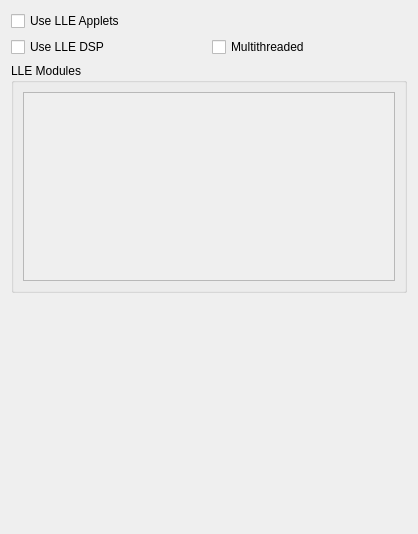
<?xml version="1.0" encoding="UTF-8"?>
<ui version="4.0">
 <class>ConfigurationLle</class>
 <widget class="QWidget" name="ConfigurationLle">
  <property name="geometry">
   <rect>
    <x>0</x>
    <y>0</y>
    <width>418</width>
    <height>534</height>
   </rect>
  </property>
  <property name="windowTitle">
   <string>Form</string>
  </property>
  <layout class="QVBoxLayout" name="verticalLayout">
   <item>
    <layout class="QVBoxLayout" name="verticalLayout_3">
     <item>
      <widget class="QCheckBox" name="use_lle_applets">
       <property name="text">
        <string>Use LLE Applets</string>
       </property>
      </widget>
     </item>
     <item>
      <layout class="QHBoxLayout" name="horizontalLayout">
       <item>
        <widget class="QCheckBox" name="use_lle_dsp">
         <property name="text">
          <string>Use LLE DSP</string>
         </property>
        </widget>
       </item>
       <item>
        <widget class="QCheckBox" name="enable_lle_dsp_multithread">
         <property name="text">
          <string>Multithreaded</string>
         </property>
        </widget>
       </item>
      </layout>
     </item>
    </layout>
   </item>
   <item>
    <widget class="QGroupBox" name="groupBox">
     <property name="title">
      <string>LLE Modules</string>
     </property>
     <layout class="QVBoxLayout" name="verticalLayout_5">
      <item>
       <layout class="QVBoxLayout" name="verticalLayout_2">
        <item>
         <widget class="QScrollArea" name="scrollArea">
          <property name="widgetResizable">
           <bool>true</bool>
          </property>
          <widget class="QWidget" name="scrollAreaWidgetContents">
           <property name="geometry">
            <rect>
             <x>0</x>
             <y>0</y>
             <width>372</width>
             <height>176</height>
            </rect>
           </property>
           <layout class="QVBoxLayout" name="verticalLayout_4">
            <item>
             <layout class="QVBoxLayout" name="lle_modules"/>
            </item>
           </layout>
          </widget>
         </widget>
        </item>
       </layout>
      </item>
     </layout>
    </widget>
   </item>
   <item>
    <spacer name="verticalSpacer">
     <property name="orientation">
      <enum>Qt::Vertical</enum>
     </property>
     <property name="sizeHint" stdset="0">
      <size>
       <width>20</width>
       <height>40</height>
      </size>
     </property>
    </spacer>
   </item>
  </layout>
 </widget>
 <resources/>
 <connections/>
</ui>
